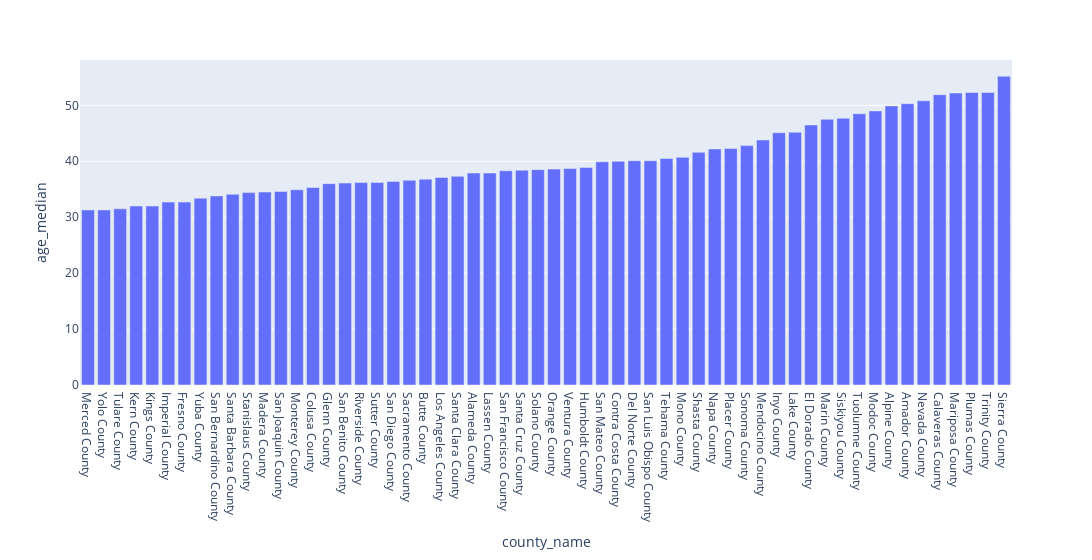

Notebook cell for this chart:
### Code cell
attributes = ['age_median', 'white_ratio', 'income_per_capita']
attribute = attributes[0]
caDem.sort_values(attribute, inplace=True)
px.bar(caDem, x="county_name", y=attribute, width=1300 )

### Figure 1 — Plotly figure (JSON) as saved in the notebook; plotly's stock layout.template omitted (floating-point values rounded to 4 significant figures)
{"data": [{"alignmentgroup": "True", "hovertemplate": "county_name=%{x}<br>age_median=%{y}<extra></extra>", "legendgroup": "", "marker": {"color": "#636efa", "pattern": {"shape": ""}}, "name": "", "offsetgroup": "", "orientation": "v", "showlegend": false, "textposition": "auto", "type": "bar", "x": ["Merced County", "Yolo County", "Tulare County", "Kern County", "Kings County", "Imperial County", "Fresno County", "Yuba County", "San Bernardino County", "Santa Barbara County", "Stanislaus County", "Madera County", "San Joaquin County", "Monterey County", "Colusa County", "Glenn County", "San Benito County", "Riverside County", "Sutter County", "San Diego County", "Sacramento County", "Butte County", "Los Angeles County", "Santa Clara County", "Alameda County", "Lassen County", "San Francisco County", "Santa Cruz County", "Solano County", "Orange County", "Ventura County", "Humboldt County", "San Mateo County", "Contra Costa County", "Del Norte County", "San Luis Obispo County", "Tehama County", "Mono County", "Shasta County", "Napa County", "Placer County", "Sonoma County", "Mendocino County", "Inyo County", "Lake County", "El Dorado County", "Marin County", "Siskiyou County", "Tuolumne County", "Modoc County", "Alpine County", "Amador County", "Nevada County", "Calaveras County", "Mariposa County", "Plumas County", "Trinity County", "Sierra County"], "xaxis": "x", "y": [31.3, 31.3, 31.5, 32, 32, 32.7, 32.7, 33.4, 33.8, 34.1, 34.4, 34.5, 34.6, 34.9, 35.3, 36, 36.1, 36.2, 36.2, 36.4, 36.6, 36.8, 37.1, 37.3, 37.9, 37.9, 38.3, 38.4, 38.5, 38.6, 38.7, 38.9, 39.9, 40, 40.1, 40.1, 40.5, 40.7, 41.6, 42.2, 42.3, 42.8, 43.8, 45.1, 45.2, 46.5, 47.5, 47.7, 48.5, 49, 49.9, 50.3, 50.8, 51.9, 52.2, 52.3, 52.3, 55.2], "yaxis": "y"}], "layout": {"barmode": "relative", "legend": {"tracegroupgap": 0}, "margin": {"t": 60}, "width": 1300, "xaxis": {"anchor": "y", "domain": [0, 1], "title": {"text": "county_name"}}, "yaxis": {"anchor": "x", "domain": [0, 1], "title": {"text": "age_median"}}}}
